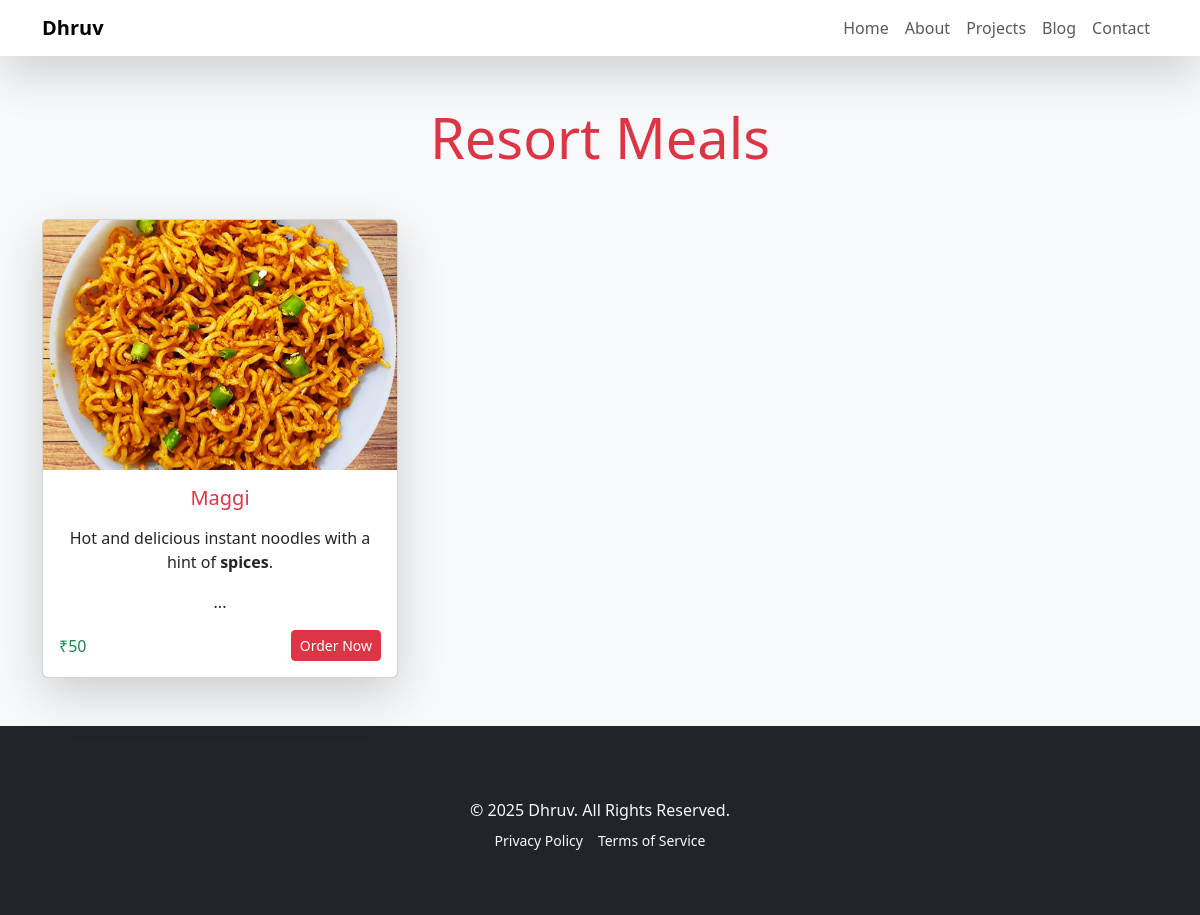
The app's page /resorts/2/meals with its own data.
### resort_meals/models.py (models this page shows)
class resort_meals(models.Model):
    name = models.CharField(max_length=100)
    price = models.IntegerField()
    description = models.TextField()
    image = models.ImageField(upload_to='resort_meals')
    refrence_resort = models.ForeignKey(resort, on_delete=models.CASCADE, default=1)

### portfolio/views.py (the view)
# urls.py: path('resorts/<int:id>/<str:category>', views.resortMeals, name='foods'),
def resortMeals(request, id, category):
    singleResort = resort.objects.get(id=id)
    meals = resort_meals.objects.filter(refrence_resort=id)
    print("cat" ,category)
    data = {
        'resort': singleResort,
        'meals': meals
    }
    return render(request, 'resort-meals.html', data)

### templates/resort-meals.html (shortened to what this page needs)
{% extends "base.html" %}
{% block content %}
  <section class="bg-light py-5">
    <div class="container text-center">
      <h2 class="display-4 font-weight-bold text-danger mb-5">Resort Meals</h2>
      <div class="row row-cols-1 row-cols-sm-2 row-cols-md-3 g-4">
        {% for meal in meals %}
          <div class="col">
            <div class="card shadow-lg h-100">
              <img src="/media/{{ meal.image }}" alt="{{ meal.name }}" class="card-img-top" style="height: 250px; object-fit: cover;">
              <div class="card-body">
                <h5 class="card-title text-danger">{{ meal.name }}</h5>
                <p class="card-text text-muted">{{ meal.description|slice:":100" | safe}}...</p>
                <div class="d-flex justify-content-between align-items-center">
                  <span class="text-success font-weight-bold">₹{{ meal.price }}</span>
                  <a href="#" class="btn btn-danger btn-sm">Order Now</a>
                </div>
              </div>
            </div>
          </div>
        {% endfor %}
      </div>
    </div>
  </section>
{% endblock %}

### records on screen
resort_meals: image (picture), name "Maggi", description "Hot and delicious instant noodles with a hint of spices .", price "50"
